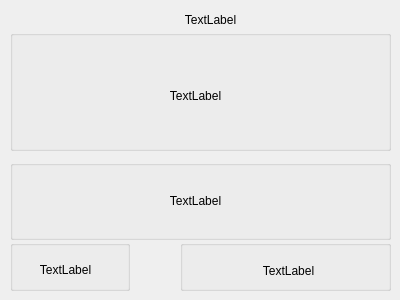
<?xml version="1.0" encoding="UTF-8"?>
<ui version="4.0">
 <class>ScudettoMalignani</class>
 <widget class="QDialog" name="ScudettoMalignani">
  <property name="geometry">
   <rect>
    <x>0</x>
    <y>0</y>
    <width>400</width>
    <height>300</height>
   </rect>
  </property>
  <property name="windowTitle">
   <string>Dialog</string>
  </property>
  <widget class="QGroupBox" name="groupBox_4EliA">
   <property name="geometry">
    <rect>
     <x>10</x>
     <y>30</y>
     <width>381</width>
     <height>121</height>
    </rect>
   </property>
   <property name="title">
    <string/>
   </property>
   <widget class="QLabel" name="studenti_4EliA">
    <property name="geometry">
     <rect>
      <x>0</x>
      <y>20</y>
      <width>371</width>
      <height>91</height>
     </rect>
    </property>
    <property name="layoutDirection">
     <enum>Qt::LeftToRight</enum>
    </property>
    <property name="text">
     <string>TextLabel</string>
    </property>
    <property name="textFormat">
     <enum>Qt::AutoText</enum>
    </property>
    <property name="scaledContents">
     <bool>true</bool>
    </property>
    <property name="alignment">
     <set>Qt::AlignCenter</set>
    </property>
    <property name="wordWrap">
     <bool>true</bool>
    </property>
   </widget>
  </widget>
  <widget class="QGroupBox" name="groupBox_Aeronautica">
   <property name="geometry">
    <rect>
     <x>10</x>
     <y>160</y>
     <width>381</width>
     <height>80</height>
    </rect>
   </property>
   <property name="title">
    <string/>
   </property>
   <widget class="QLabel" name="studenti_Aeronautica">
    <property name="geometry">
     <rect>
      <x>0</x>
      <y>10</y>
      <width>371</width>
      <height>61</height>
     </rect>
    </property>
    <property name="text">
     <string>TextLabel</string>
    </property>
    <property name="scaledContents">
     <bool>true</bool>
    </property>
    <property name="alignment">
     <set>Qt::AlignCenter</set>
    </property>
    <property name="wordWrap">
     <bool>true</bool>
    </property>
   </widget>
  </widget>
  <widget class="QGroupBox" name="groupBox_Assistenti">
   <property name="geometry">
    <rect>
     <x>10</x>
     <y>240</y>
     <width>120</width>
     <height>51</height>
    </rect>
   </property>
   <property name="title">
    <string/>
   </property>
   <widget class="QLabel" name="label_Assistenti">
    <property name="geometry">
     <rect>
      <x>0</x>
      <y>9</y>
      <width>111</width>
      <height>41</height>
     </rect>
    </property>
    <property name="text">
     <string>TextLabel</string>
    </property>
    <property name="scaledContents">
     <bool>true</bool>
    </property>
    <property name="alignment">
     <set>Qt::AlignCenter</set>
    </property>
    <property name="wordWrap">
     <bool>true</bool>
    </property>
   </widget>
  </widget>
  <widget class="QGroupBox" name="groupBox_sigBurelli">
   <property name="geometry">
    <rect>
     <x>180</x>
     <y>240</y>
     <width>211</width>
     <height>51</height>
    </rect>
   </property>
   <property name="title">
    <string/>
   </property>
   <widget class="QLabel" name="label_sigBurelli">
    <property name="geometry">
     <rect>
      <x>8</x>
      <y>10</y>
      <width>201</width>
      <height>41</height>
     </rect>
    </property>
    <property name="text">
     <string>TextLabel</string>
    </property>
    <property name="scaledContents">
     <bool>true</bool>
    </property>
    <property name="alignment">
     <set>Qt::AlignCenter</set>
    </property>
    <property name="wordWrap">
     <bool>true</bool>
    </property>
   </widget>
  </widget>
  <widget class="QLabel" name="label_riconoscimenti">
   <property name="geometry">
    <rect>
     <x>110</x>
     <y>10</y>
     <width>201</width>
     <height>20</height>
    </rect>
   </property>
   <property name="text">
    <string>TextLabel</string>
   </property>
   <property name="scaledContents">
    <bool>true</bool>
   </property>
   <property name="alignment">
    <set>Qt::AlignCenter</set>
   </property>
   <property name="wordWrap">
    <bool>true</bool>
   </property>
  </widget>
 </widget>
 <resources/>
 <connections/>
</ui>
